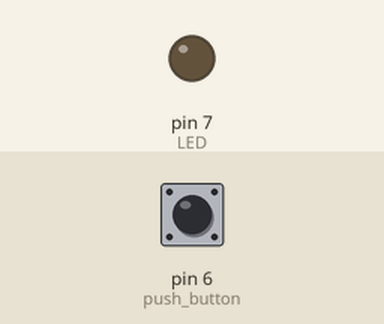
This sketch was run on a simulated Arduino Uno, built with avr-gcc and run on an emulated ATmega328P. Shown: output pins drawn as LEDs (lit = HIGH). The test bench sets the inputs (shaded band); at power-on: pin 6 (push_button) LOW.

Above: at 1.2 s.
1.3 s: pin 6 (push_button) pulled HIGH for 0.15 s
At 1.37 s:
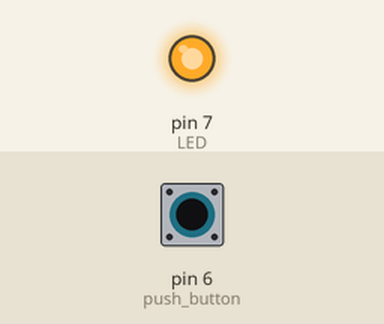
2.9 s: pin 6 (push_button) pulled HIGH for 3.2 s
At 7.2 s:
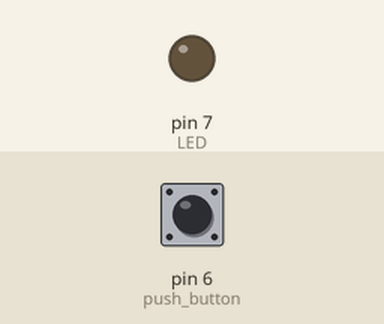
Timing chart, 0 to 8.7 s (numbered marks = the images above; inputs shaded):
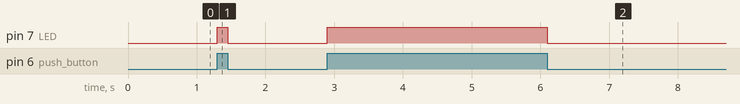

Measured:
- after the input at 1.3 s, pin 7 (LED): LOW → HIGH at once, → LOW 0.15 s later
- after the input at 2.9 s, pin 7 (LED): LOW → HIGH at once, → LOW 3.2 s later

The sketch:

controlling_led.ino
```cpp
const int push_button = 6;
const int LED = 7;

void setup() {
pinMode(LED, OUTPUT);
pinMode(push_button, INPUT);
}
void loop() {
digitalWrite(LED,digitalRead(push_button));
}
```
